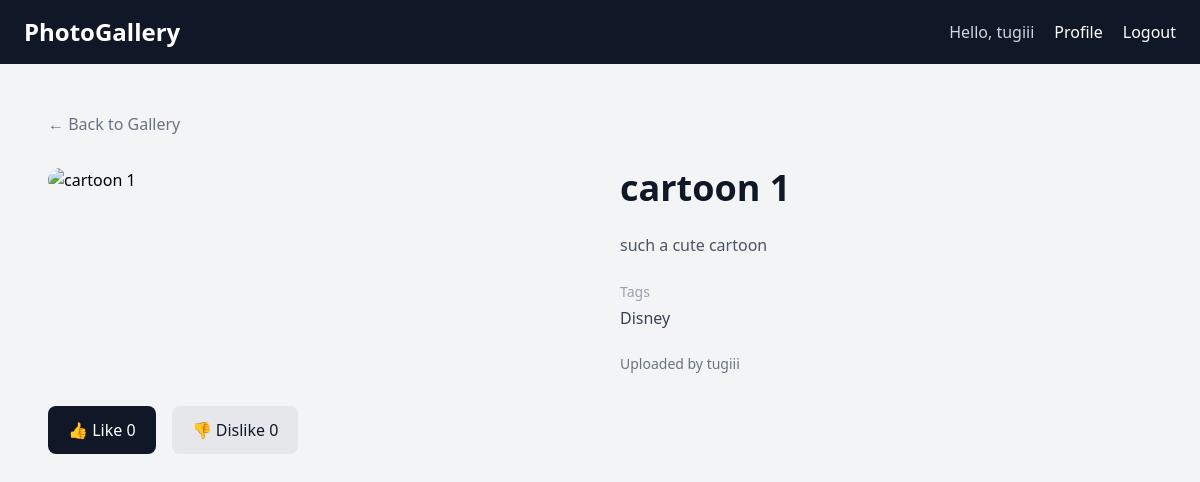
The page /photo/1/ (signed in) on the database its author committed.
### photo_gallery/models.py (models this page shows, shortened)
class Photo(models.Model):
    title = models.CharField(max_length=200)
    description = models.TextField()
    image = CloudinaryField("image")
    tags = models.CharField(max_length=255)
    uploaded_by = models.ForeignKey(
        User,
        on_delete=models.CASCADE,
        related_name="photos",
    )
    created_at = models.DateTimeField(auto_now_add=True)
    likes = models.ManyToManyField(
        User,
        related_name="liked_photos",
        blank=True,
    )
    dislikes = models.ManyToManyField(
        User,
        related_name="disliked_photos",
        blank=True,
    )

### photo_gallery/views.py (the view)
# urls.py: path("photo/<int:photo_id>/", views.photo_detail, name="photo_detail"),
@login_required
def photo_detail(request, photo_id):
    photo = get_object_or_404(Photo, id=photo_id)
    return render(
        request,
        "photo_gallery/photo_detail.html",
        {"photo": photo},
    )

### photo_gallery/templates/photo_gallery/photo_detail.html (shortened to what this page needs)
{% extends "photo_gallery/base.html" %}
{% block content %}
<section class="max-w-6xl mx-auto px-6 py-12">
    <a
        href="{% url 'home' %}"
        class="text-gray-500 hover:text-gray-900"
    >
        ← Back to Gallery
    </a>
    <div class="grid md:grid-cols-2 gap-10 mt-8">
        <div>
            <img
                src="{{ photo.image.url }}"
                alt="{{ photo.title }}"
                class="w-full rounded-2xl object-cover"
            >
        </div>
        <div class="flex flex-col justify-center">
            <h1 class="text-4xl font-bold text-gray-900">
                {{ photo.title }}
            </h1>
            <p class="text-gray-600 mt-6 leading-relaxed">
                {{ photo.description }}
            </p>
            <div class="mt-6">
                <p class="text-sm text-gray-400">
                    Tags
                </p>
                <p class="text-gray-700 mt-1">
                    {{ photo.tags }}
                </p>
            </div>
            <div class="mt-6 text-sm text-gray-500">
                Uploaded by {{ photo.uploaded_by.username }}
            </div>
        </div>
    </div>
<div class="flex gap-4 mt-8">
    <form method="POST" action="{% url 'like_photo' photo.id %}">
        <button
            type="submit"
            class="px-5 py-3 bg-gray-900 text-white rounded-lg hover:bg-gray-700 transition"
        >
            👍 Like {{ photo.likes.count }}
        </button>
    </form>
    <form method="POST" action="{% url 'dislike_photo' photo.id %}">
        <button
            type="submit"
            class="px-5 py-3 bg-gray-200 text-gray-900 rounded-lg hover:bg-gray-300 transition"
        >
            👎 Dislike {{ photo.dislikes.count }}
        </button>
    </form>
</div>
</section>
{% endblock %}

### photo_gallery/templates/photo_gallery/base.html (shortened to what this page needs)
<!DOCTYPE html>
<html lang="en">
<head>
    <script src="https://cdn.jsdelivr.net/npm/@tailwindcss/browser@4"></script>
</head>
<body class="bg-gray-100 min-h-screen">
    <nav class="bg-gray-900 text-white">
        <div class="max-w-7xl mx-auto px-6 py-4 flex justify-between items-center">
            <a href="#" class="text-2xl font-bold">
                PhotoGallery
            </a>
            <div class="flex items-center gap-5">
                {% if user.is_authenticated %}
                    <span class="text-gray-300">
                        Hello, {{ user.username }}
                    </span>
                    <a href="{% url 'profile' %}" class="hover:text-gray-300">
                      Profile
                    </a>
                    <a href="{% url 'logout' %}" class="hover:text-gray-300">
                        Logout
                    </a>
                {% endif %}
            </div>
        </div>
    </nav>
    <main>
        {% block content %}
        {% endblock %}
    </main>
</body>
</html>

### rows shown on the page
Photo: title "cartoon 1", description "such a cute cartoon", tags "Disney", uploaded_by.username "tugiii", likes.count "0", dislikes.count "0"

### other values the page prints
{{ user.username }} "tugiii"
